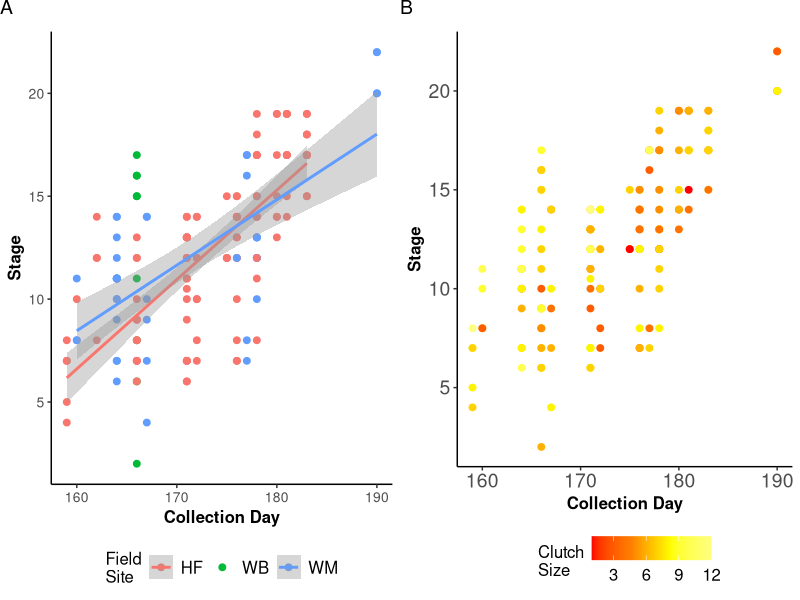
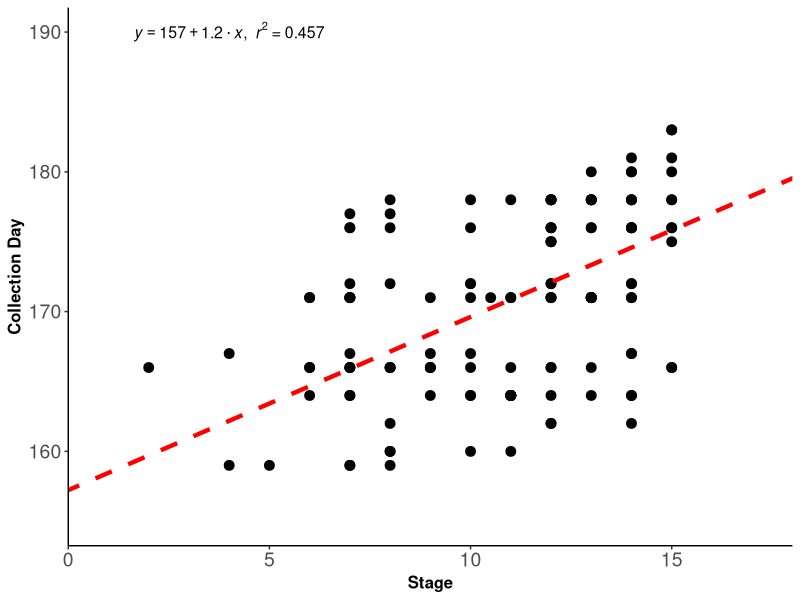
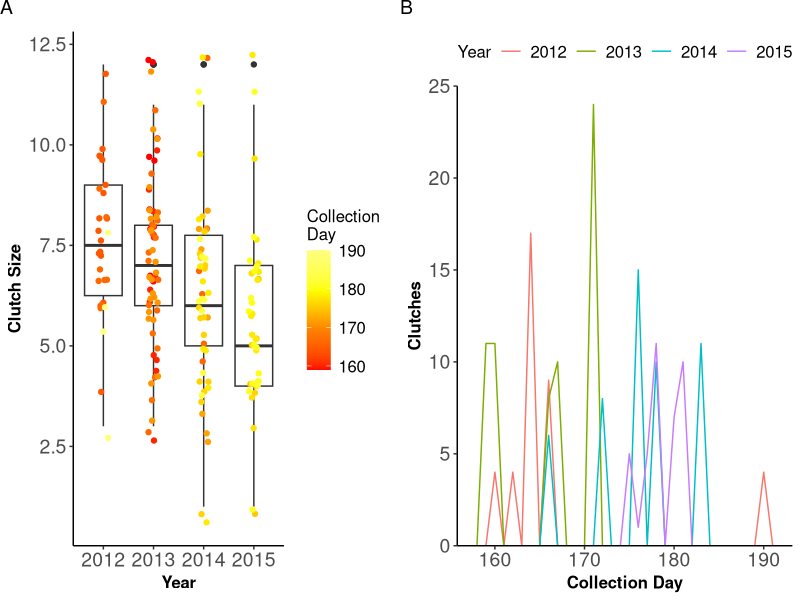
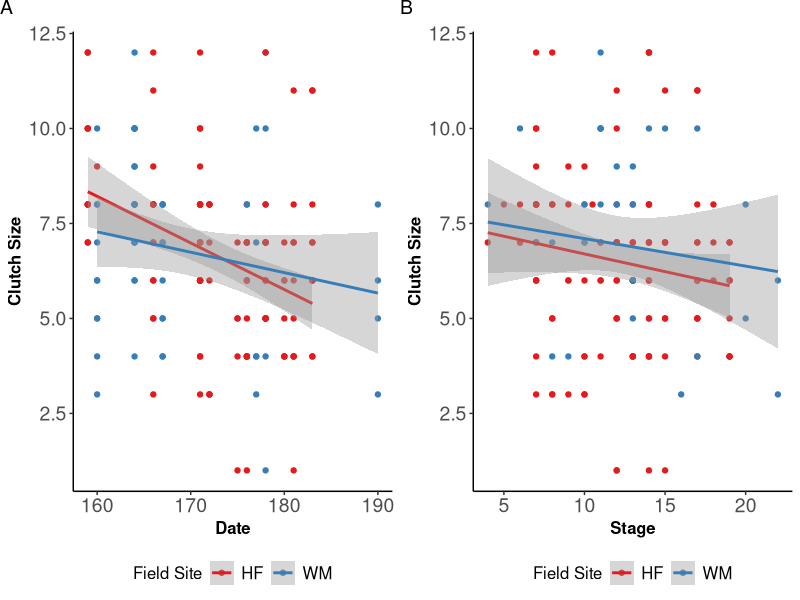
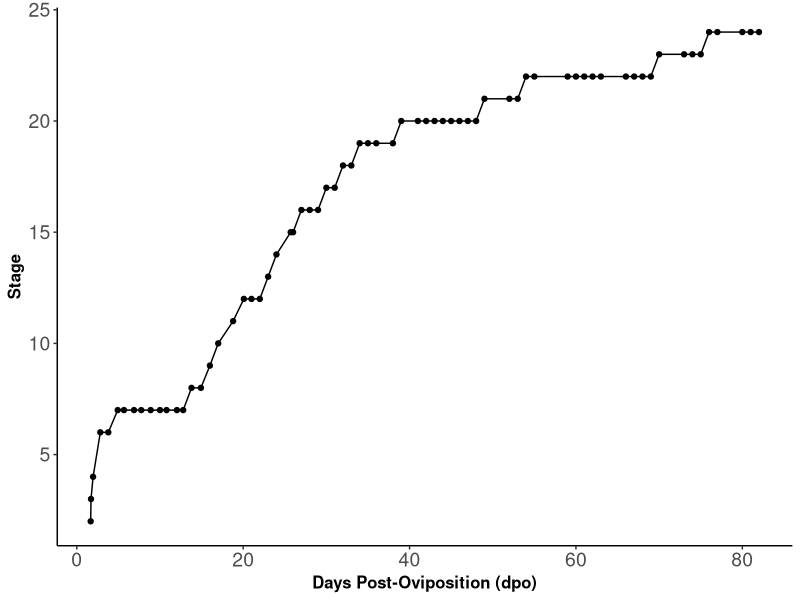
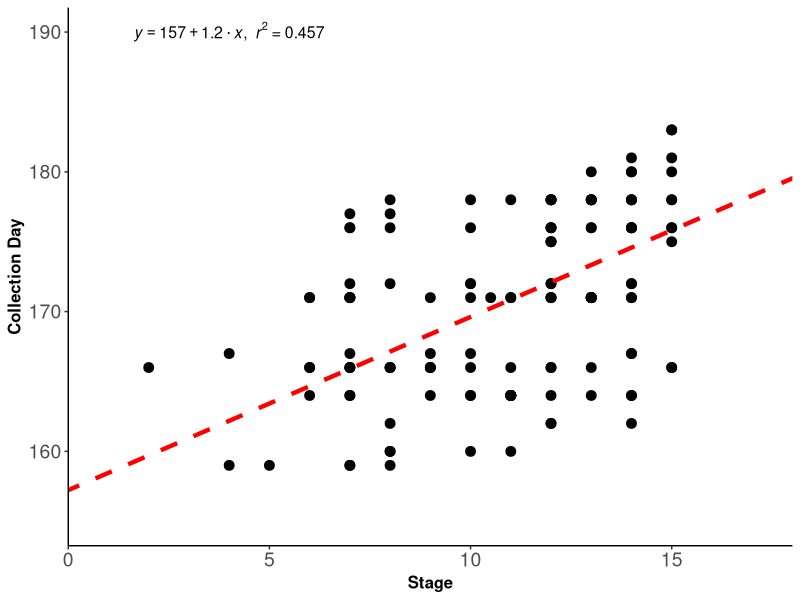

Here is the R script that generated these plots, in order:
## -- Analysis of Plethodon clutch and developmental data

# Authors: Zachary R. Lewis, Brooks G. Mathewson, James Hanken

####################
# Load dependencies
####################

library(tidyverse)
library(lubridate) # to work with dates, for instance the day of year = yday(Collection.Date)
library(ggplot2)
library(grid)
library(gridExtra)
library(broom)

###################
# load clutch data
###################

clutchData <-read_csv("clutchData.csv", 
                      col_types=cols('Collection.Date'= col_date(format="%m/%d/%y")))
head(clutchData)
data.precip <-read_csv("climateData.csv", 
                       col_types=cols(Collection.Date= col_date(format="%m/%d/%y")))
stageData <-read_csv("staging_at_15C.csv")
head(stageData)

# some renaming

Clutch.Number=clutchData[,1]
Collection.Date=clutchData[,2]
Calendar.Date=clutchData[,3]
Collection.Site=clutchData[,4]
Stage=clutchData[,5]
Clutch.Size=clutchData[,6]
Year=clutchData[,7]
Simple.Site=clutchData[,8] #HF is a bin of Harvard Pond, Slab City, North of Slab City and Rutland Brook
#defining levels for categorical variables
yearLevels<-c("2012","2013","2014","2015")
cat.Year<-factor(clutchData$Year,yearLevels)
siteLevels <- c("HF", "WM", "WB")
cat.Simple.Site <-parse_factor(clutchData$Simple.Site,siteLevels)

#note that HF is a bin of Harvard Pond, Slab City, North of Slab City and Rutland Brook. WB is Willard Brook. WM is Wachusett Meadows.

###############################
# Plot developmental timecourse
###############################

# note: to output the inset ("blowup") of early stages, need to un comment the viewport code and run in console directly


mainplot <- ggplot(stageData, aes(x=DPF,y=Stage)) + 
  geom_point() + 
  geom_line() + 
  labs(x = "Days Post-Oviposition (dpo)", y = "Stage") +
  theme_classic() +
  theme(axis.text=element_text(size=14),
    axis.title=element_text(size=12,face="bold"), 
    legend.text = element_text(size=12), 
    legend.title = element_text(size = 12))

blowup <- ggplot(stageData, aes(x=DPF,y=Stage)) + 
  geom_point() + 
  geom_line() + 
  labs(x = "dpo", y = "Stage") +
  theme_classic(base_size = 8) + #reducing font size here
  ylim(2, 7) +
  xlim(1,6) # +
  #theme_set(theme_classic(base_size = 8))
  
ggsave(filename="figure1.pdf", mainplot, device="pdf", width=5, height=4 )

# uncomment the following lines to save the blowup 

# pdf("figure1.pdf", width = 6, height = 4)
# subvp <- viewport(width = 0.4, height = 0.4, x = 0.795, y = 0.34)
# blowup
# print(mainplot)
# 
# print(blowup, vp = subvp)
# dev.off()

#############################################
# plot stage by collection date scatter plots
#############################################

stage_by_site <- ggplot(clutchData, aes(x=yday(Collection.Date),y=Stage,col=Simple.Site)) + 
  geom_point(size=2) + 
  geom_smooth(method =lm) + #can be left blank for no linear model
  scale_colour_hue(l=50) + #make the colors a little darker
  labs(x = "Collection Day") +
  theme_classic() + #removes grey panel background 
  scale_colour_discrete(name  = "Field\nSite") +
  theme(legend.position = "bottom", 
        axis.text=element_text(size=10),
        axis.title=element_text(size=12,face="bold"), 
        legend.text = element_text(size=12), 
        legend.title = element_text(size = 12))


#display clutch size as color, showing decline in clutch size over time
stage_by_clutch <- ggplot(data = subset(clutchData, !is.na(Clutch.Size)),  #excluding those with no clutch size
                          aes(x=yday(Collection.Date),y=Stage,col=Clutch.Size)) + 
  geom_point(size=2) +
  labs(x = "Collection Day", y = "Stage") +
  scale_colour_gradientn(colours = heat.colors(4), name="Clutch\nSize") +
  theme_classic() + #removes grey panel background
  theme(legend.position = "bottom", 
        axis.text=element_text(size=14),
        axis.title=element_text(size=12,face="bold"), 
        legend.text = element_text(size=12), 
        legend.title = element_text(size = 12))

#adding lettering
stage_by_site <- arrangeGrob(stage_by_site, top = textGrob("A", x = unit(0, "npc")
                                                           , y   = unit(1, "npc"), just=c("left","top"),
                                                           gp=gpar(col="black", fontsize=14, fontfamily="")))

stage_by_clutch <- arrangeGrob(stage_by_clutch, top = textGrob("B", x = unit(0, "npc")
                                                               , y = unit(1, "npc"), just=c("left","top"),
                                                               gp=gpar(col="black", fontsize=14, fontfamily="")))

figure2 <- grid.arrange(stage_by_site, stage_by_clutch, ncol = 2)

#export figure

ggsave( "figure2.pdf", figure2, device="pdf", width=6, height=4 )

################################
# fitting linear model to stage
################################

#subset to just Harvard Forest Data, if desired
#clutchData_HF <-dplyr::filter(clutchData, Simple.Site %in% c("HF"))

#plot collection date by stage
collectionDate_by_stage <- ggplot(clutchData, aes(x=Stage,y=yday(Collection.Date))) + 
  geom_point(size=3) + 
  # geom_smooth(method =lm) + #can be left blank for no linear model
  labs(y = "Collection Day") +
  theme_classic() + #removes grey panel background 
  theme(legend.position = "bottom") +
  coord_cartesian(xlim = c(0, 18), ylim=c(155,190)) + #change x and y limits
  scale_x_continuous(expand = c(0, 0), limits = c(0, 15)) + # make x start at 0
  theme(axis.text=element_text(size=14),
        axis.title=element_text(size=12,face="bold"), 
        legend.text = element_text(size=12), 
        legend.title = element_text(size = 12))
  
model<-lm(yday(Collection.Date)~ Stage, data=clutchData)
#summary(model)



#' Parses parses a linear model and returns slope intercept, etc.
#' 
#' @param lm linear model to extract
#' @return values of slope intercept, etc
#' @export
#' Adapted from Peter Solymos

modelExtract <-function(lm)
{
  out <- c(
    lm$coefficients[1],
    lm$coefficients[2],
    length(lm$model$y),
    summary(lm)$coefficients[2,2],
    pf(summary(lm)$fstatistic[1], summary(lm)$fstatistic[2],
       summary(lm)$fstatistic[3], lower.tail = FALSE),
    summary(lm)$r.squared)
  names(out) <- c("intercept","slope","n","slope.SE","p.value","r.squared")
  return(out)}

modelFeatures<-as.data.frame(modelExtract(model))



#' Parses parses a linear model and returns slope intercept for 
#' printing as annotation on figure
#' @param m linear model to extract
#' @return slope intercept formula and r-squared
#' @export
#' Adapted from Fernando (fgtaboada) https://groups.google.com/forum/#!topic/ggplot2/1TgH-kG5XMA

lm_eqn = function(m) {

  l <- list(a = as.character(format(coef(m)[1], digits = 2)),
            b = as.character(format(abs(coef(m)[2]), digits = 2)),
            r2 = format(summary(m)$r.squared, digits = 3));
  
  if (coef(m)[2] >= 0)  {
    eq <- substitute(italic(y) == a + b %.% italic(x)*","~~italic(r)^2~"="~r2,l)
  } else {
    eq <- substitute(italic(y) == a - b %.% italic(x)*","~~italic(r)^2~"="~r2,l)
  }

  as.character(as.expression(eq));
}

labelText = lm_eqn(lm(yday(Collection.Date) ~ Stage, data=clutchData))

figure6<- collectionDate_by_stage + 
  geom_abline(intercept = modelFeatures[1,], slope = modelFeatures[2,], 
              color="red", linetype="dashed", size=1.5) +
  annotate("text", x = 4, y = 190,
           label = labelText, 
           colour="black", size = 4, parse=TRUE)
figure6


ggsave( "figure6.pdf", figure6, device="pdf", width=6, height=4 )




####################
#clutch size by year
####################

clutch_by_year <- ggplot(data=clutchData, mapping = aes(y=Clutch.Size,x=cat.Year)) +
  geom_boxplot() + 
  geom_jitter(width=0.1, aes(colour=yday(Collection.Date))) + #added data points here
  scale_colour_gradientn(colours = heat.colors(4), name="Collection \nDay") + #color scale for jitter
  theme_classic() +
  labs(x = "Year", y = "Clutch Size") +
  theme(
        axis.text=element_text(size=14),
        axis.title=element_text(size=12,face="bold"), 
        legend.text = element_text(size=12), 
        legend.title = element_text(size = 12))


collection_date <- ggplot(data=clutchData, mapping = aes(yday(Collection.Date), col=cat.Year)) +
  geom_freqpoly(binwidth = 1) +
  scale_y_continuous(expand = c(0, 0), limits = c(0, 25)) +
  theme_classic() +
  guides(colour = guide_legend(title="Year")) +
  labs(x = "Collection Day", y = "Clutches") +
  theme(legend.position = 'top',
        axis.text=element_text(size=14),
        axis.title=element_text(size=12,face="bold"), 
        legend.text = element_text(size=12), 
        legend.title = element_text(size = 12))


#adding lettering
clutch_by_year <- arrangeGrob(clutch_by_year, top = textGrob("A", x = unit(0, "npc")
                                                             , y   = unit(1, "npc"), just=c("left","top"),
                                                             gp=gpar(col="black", fontsize=14, fontfamily="")))

collection_date <- arrangeGrob(collection_date, top = textGrob("B", x = unit(0, "npc")
                                                               , y = unit(1, "npc"), just=c("left","top"),
                                                               gp=gpar(col="black", fontsize=14, fontfamily="")))

figure4 <- grid.arrange(clutch_by_year, collection_date, ncol = 2)

ggsave( "figure4.pdf", figure4, device="pdf", width=8, height=4 )


#####################
# clutch size by date
#####################

# filtering out Willard Brook because only a single day of observation with clutch sizes:
clutchData_noWB <-dplyr::filter(clutchData, Simple.Site %in% c("HF", "WM"))
clutchData_noWB

size_by_date <- ggplot(clutchData_noWB, aes(x=yday(Collection.Date),y=Clutch.Size,col=Simple.Site)) + 
  geom_point() + 
  geom_smooth(method =lm) + #can be left blank for no linear model
  scale_colour_hue(l=50) + #make the colors a little darker
  labs(x = "Date", y = "Clutch Size") +
  scale_colour_discrete(name  = "Field Site") +
  guides(colour = guide_legend(title="Field Site")) +
  #guides(colour=FALSE) + #remove legend
  scale_colour_brewer(palette="Set1") +
  theme_classic() +
  theme(legend.position = "bottom",
        axis.text=element_text(size=14),
        axis.title=element_text(size=12,face="bold"), 
        legend.text = element_text(size=12), 
        legend.title = element_text(size = 12))

size_by_stage <- ggplot(clutchData_noWB, aes(x=Stage,y=Clutch.Size,col=Simple.Site)) + 
  geom_point() + 
  geom_smooth(method =lm) + #can be left blank for no linear model
  scale_colour_hue(l=50) + #make the colors a little darker
  guides(colour = guide_legend(title="Field Site")) +
  labs(x = "Stage", y = "Clutch Size") +
  scale_colour_discrete(name  = "Field Site") +
  scale_colour_brewer(palette="Set1") +
  theme_classic() +
  theme(legend.position = "bottom",
        axis.text=element_text(size=14),
        axis.title=element_text(size=12,face="bold"), 
        legend.text = element_text(size=12), 
        legend.title = element_text(size = 12))

#adding lettering
size_by_date <- arrangeGrob(size_by_date, top = textGrob("A", x = unit(0, "npc")
                                                         , y   = unit(1, "npc"), just=c("left","top"),
                                                         gp=gpar(col="black", fontsize=14, fontfamily="")))

size_by_stage <- arrangeGrob(size_by_stage, top = textGrob("B", x = unit(0, "npc")
                                                           , y = unit(1, "npc"), just=c("left","top"),
                                                           gp=gpar(col="black", fontsize=14, fontfamily="")))

figure3 <- grid.arrange(size_by_date, size_by_stage, ncol = 2)

ggsave( "figure3.pdf", figure3, device="pdf", width=6, height=4 )


#######################
# statistical analyses
#######################

# There is no significant difference in clutch sizes between sites:

res <- TukeyHSD(aov(lm(Clutch.Size~Simple.Site, data=clutchData)))
tidy(res)

write.csv(tidy(res), file="TableS2.output.csv")

# There are significant differences in clutch size between certain years:

TukeyHSD(aov(lm(Clutch.Size~cat.Year, data=clutchData)))

# There is no effect of site of stage at collection:

TukeyHSD(aov(lm(Stage~Simple.Site, data=clutchData)))

# Clutch size declines over the years: 

summary(lm(Clutch.Size~Year, data=clutchData))

# Year and collection date explain the variation in stage.
stage.lm <-lm(Stage~ Year + Calendar.Date + Simple.Site, data=clutchData)
summary(stage.lm)

#plot(residuals(stage.lm), fitted(stage.lm))

#write output to table
write.csv(tidy(stage.lm), file="TableS1.output.csv")


# Clutch size declines as a function of date:

clutchDecline<-lm(formula = Clutch.Size ~ Stage * Calendar.Date, data = clutchData)
summary(clutchDecline)

#write output to table
write.csv(tidy(clutchDecline), file="Table2.output.csv")


